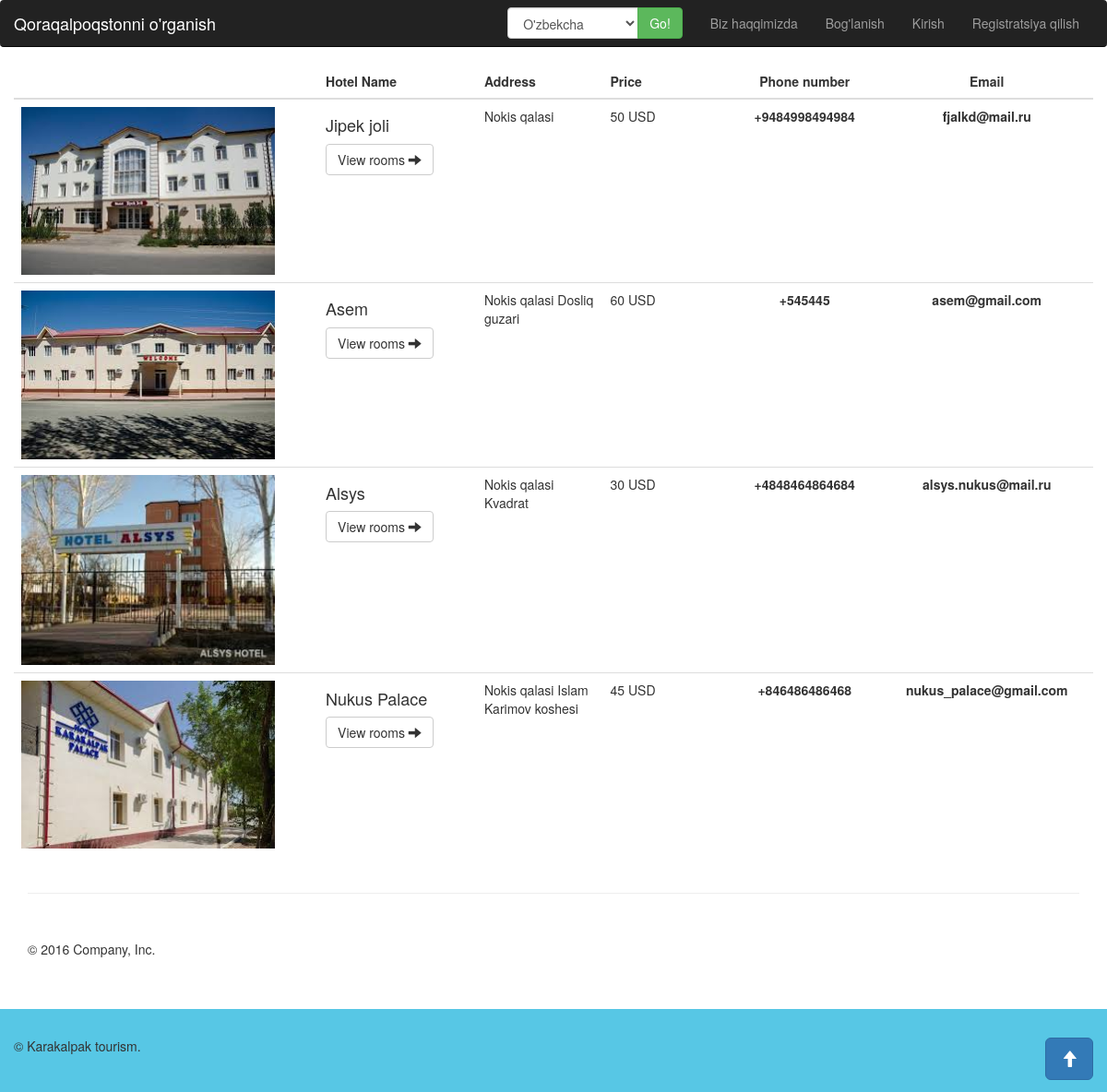
Screenshot of /hotels/ with the database file from the repository.
### hotels/models.py (models this page shows)
class Hotel(models.Model):
    name = models.CharField(max_length=100)
    address = models.CharField(max_length=255)
    phone_number = models.CharField(max_length=15)
    email = models.EmailField()
    owner = models.ForeignKey(User, on_delete=models.CASCADE, default=0)
    image = models.ImageField()
    price = models.PositiveIntegerField(default=0)
    currency = models.ForeignKey(Currency, on_delete=models.CASCADE, default=0)
    services = models.TextField(default="{}")

### money/models.py (models this page shows, shortened)
class Currency(models.Model):
    currency_name = models.CharField(max_length=100)
    iso_4217_code = models.CharField(max_length=25)

### hotels/views.py (the view)
# urls.py: path('', list_hotels, name="list"),
def list_hotels(request):
    context = {
        'hotels': Hotel.objects.all()
    }
    return render(request, 'hotels/hotel_list.html', context)

### templates/hotels/hotel_list.html
{% extends 'common/main.html' %}
{% load static %}
{% block content %}
    <div class="container">
        <div class="row">
          <table class="table table-hover">
                <thead>
                    <tr>
                        <th></th>
                        <th>Hotel Name</th>
                        <th>Address</th>
                        <th>Price</th>
                        <th class="text-center">Phone number</th>
                        <th class="text-center">Email</th>
                    </tr>
                </thead>
                <tbody>
                    {% for hotel in hotels %}
                    <tr>
                        <td class="col-sm-1 col-md-1">
                          <img src="{{ hotel.image.url }}" width="275">
                        </td>
                        <td class="col-sm-1 col-md-1">
                          <h4>{{ hotel.name }}</h4>
                          <a href="{% url 'hotels:hotel' hotel.id %}" class="btn btn-default">View rooms <span class="glyphicon glyphicon-arrow-right"></span></a>
                        </td>
                        <td class="col-sm-1 col-md-1">
                            {{ hotel.address }}
                        </td>
                        <td class="col-sm-1 col-md-1">
                            {{ hotel.price }} {{ hotel.currency.iso_4217_code }}
                        </td>
                        <td class="col-sm-1 col-md-1 text-center"><strong>{{ hotel.phone_number }}</strong></td>
                        <td class="col-sm-1 col-md-1 text-center"><strong>{{ hotel.email }}</strong></td>
                    </tr>
                    {% endfor %}
                </tbody>
            </table>
          </div>
        <hr>
        <footer>
        <p>&copy; 2016 Company, Inc.</p>
      </footer>
    </div>
{% endblock %}

### static/site/css/offcanvas.css (style rules this page uses)
html, body { overflow-x: hidden; }
body { padding-top: 70px; }
footer { padding: 30px 0; }

### rows the page displays
Hotel: image (picture), name "Jipek joli", address "Nokis qalasi", price "50", currency.iso_4217_code "USD", phone_number "+9484998494984", email "fjalkd@mail.ru"
Hotel: image (picture), name "Asem", address "Nokis qalasi Dosliq guzari", price "60", currency.iso_4217_code "USD", phone_number "+545445", email "asem@gmail.com"
Hotel: image (picture), name "Alsys", address "Nokis qalasi Kvadrat", price "30", currency.iso_4217_code "USD", phone_number "+4848464864684", email "alsys.nukus@mail.ru"
Hotel: image (picture), name "Nukus Palace", address "Nokis qalasi Islam Karimov koshesi", price "45", currency.iso_4217_code "USD", phone_number "+846486486468", email "nukus_palace@gmail.com"

### other values shown
form field language "O'zbekcha"
